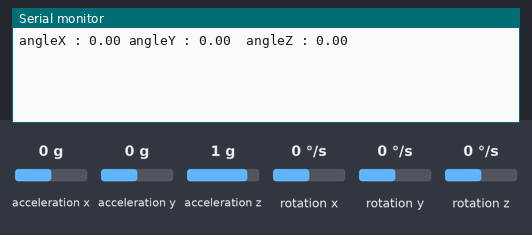
Bench run of a sketch on a simulated Arduino Uno, built with avr-gcc and run on an emulated ATmega328P. Parts: the last lines printed to the serial monitor. The inputs (shaded band) are chosen by the test bench; at power-on: acceleration x 0 g, acceleration y 0 g, acceleration z 1 g, rotation z 0 °/s, rotation x 0 °/s, rotation y 0 °/s.

Above: at 7.2 s.
7.3 s: acceleration x set to -1.4 g
At 9.1 s:
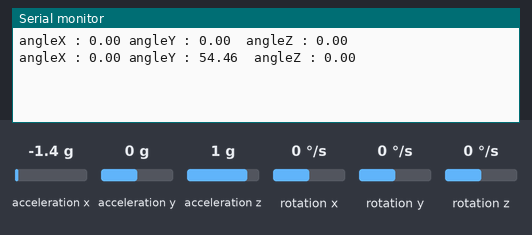
10.0 s: acceleration y set to -1.4 g
At 11.2 s:
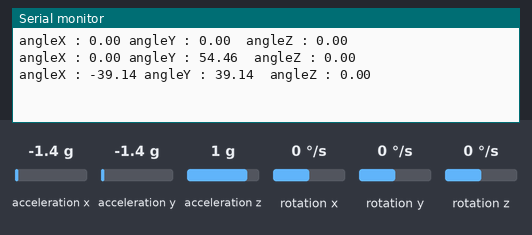
12.7 s: acceleration z set to -1.4 g
At 15.2 s:
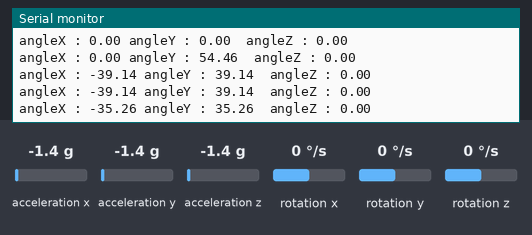
15.4 s: rotation z set to -192 °/s
At 17.6 s:
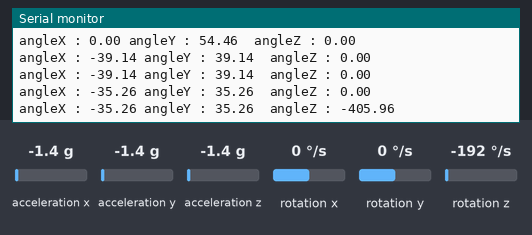
Timing chart, 0 to 19.1 s (numbered marks = the images above; inputs shaded):
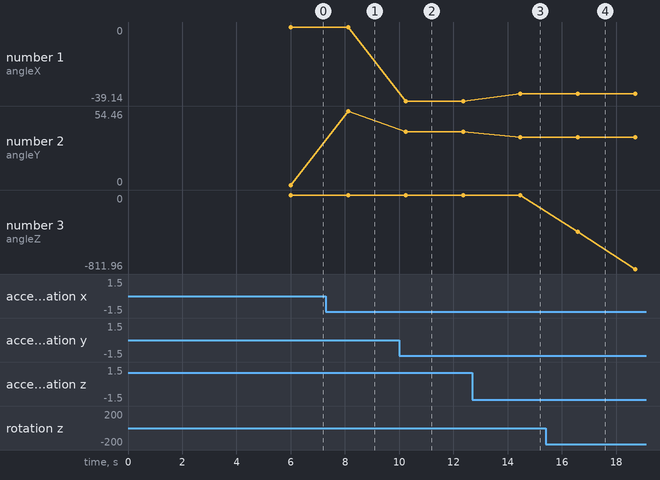

The sketch:

CODE2.ino
```cpp
#include <MPU6050_tockn.h>
#include <Wire.h>

MPU6050 mpu6050(Wire);

#include <LiquidCrystal_I2C.h>
// Set the LCD address to 0x27 for a 20 chars and 4 line display
LiquidCrystal_I2C lcd(0x27, 16, 2);

void setup() {
  Serial.begin(9600);
  Wire.begin();
  mpu6050.begin();
  mpu6050.calcGyroOffsets(false);

  // initialize the LCD,
  //lcd.begin();
  // Turn on the blacklight and print a message.
  lcd.backlight();
  lcd.clear();
   lcd.setCursor (0,0); //
   lcd.print("Robojax MPU-6050");
   lcd.setCursor (0,0); //

   lcd.print("Please Wait - 3");
   lcd.setCursor (0,1); //
   delay(1000);
   lcd.print("Please Wait - 2");
   delay(1000);
   lcd.setCursor (0,1); //
   lcd.print("Please Wait - 1");
   delay(1000);
}

void loop() {

  mpu6050.update();
  Serial.print("angleX : ");
  Serial.print(mpu6050.getAngleX());
  Serial.print(" angleY : ");
  Serial.print(mpu6050.getAngleY());
  Serial.print("  angleZ : ");
  Serial.println(mpu6050.getAngleZ());

  lcd.clear();// clearn previous values from screen
   lcdDisplay(
            mpu6050.getAngleX(), // send angle X
            mpu6050.getAngleY(), // send angle Y
            mpu6050.getAngleZ()  // send angle Z
            );
   delay(100);

}
void lcdDisplay(float x, float y, float z)
{
   // Robojax.com MPU6050 Demo with LCD2004-I2C Display
   lcd.setCursor (0,0); //
   lcd.print("Robojax MPU-6050");

   lcd.setCursor (0,0); //character zero, line 1
   lcd.print("X:");
   lcd.setCursor (2,0); //
   lcd.print(x);
   delay(1000);

   lcd.setCursor (0,1); //character zero, line 2
   lcd.print("Y:");
   lcd.setCursor (2,1); //
   lcd.print(y);
   delay(1000);

   lcd.setCursor (0,3); //character zero, line 3
   lcd.print("Angle Z:");
   lcd.setCursor (9,3); //
   lcd.print(z);

}
```

Measured:
- after the input at 7.3 s, the serial monitor: prints a new line after 0.82 s (image 1)
- after the input at 10.0 s, the serial monitor: prints a new line after 0.24 s (image 2)
- after the input at 12.7 s, the serial monitor: prints a new line after 1.8 s (image 3)
- after the input at 15.4 s, the serial monitor: prints a new line after 1.2 s (image 4)
- plotted number 1: 0 → -39.14 after the input at 10.0 s, -39.14 → -35.26 after the input at 12.7 s
- plotted number 2: 0 → 54.46 after the input at 7.3 s, 54.46 → 39.14 after the input at 10.0 s, 39.14 → 35.26 after the input at 12.7 s
- plotted number 3: 0 → -811.96 after the input at 15.4 s
